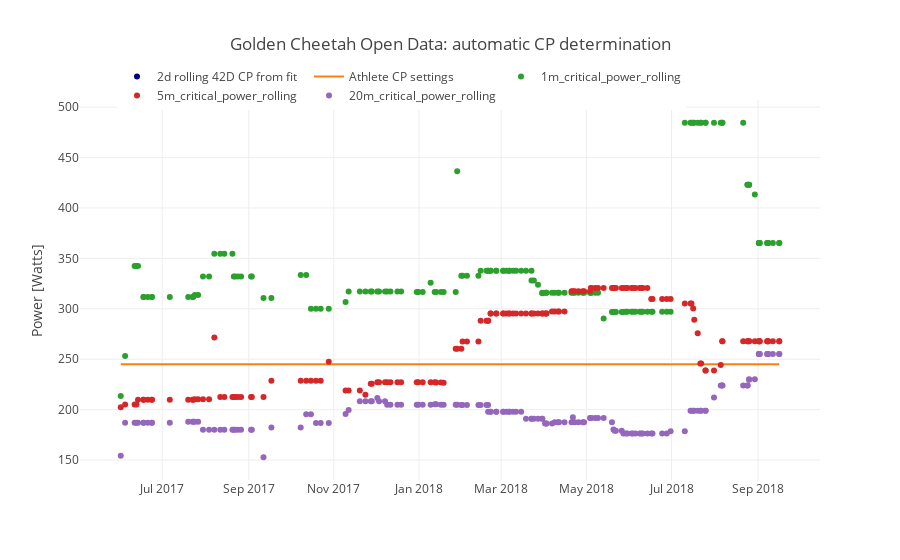

Notebook code cell kept with this figure:
### Code cell
_df = estimate_cp(df)
data = plot_data(_df)
iplot(go.Figure(data, layout))

### Figure 1 — Plotly figure (JSON) as saved in the notebook; plotly's stock layout.template omitted (floating-point values rounded to 4 significant figures; data arrays with more than 128 entries replaced by an {"elided": "..."} marker saying what was removed)
{"data": [{"marker": {"color": "navy"}, "mode": "markers", "name": "2d rolling 42D CP from fit", "type": "scatter", "uid": "e541f6f2-1926-41a7-ab85-2dd4776f5c91", "x": {"elided": "157 str values"}, "y": {"elided": "157 null values"}}, {"name": "Athlete CP settings", "type": "scatter", "uid": "15b3e762-299a-4443-b38c-b3eb44f76b3b", "x": {"elided": "157 str values"}, "y": {"elided": "157 int values"}}, {"mode": "markers", "name": "1m_critical_power_rolling", "type": "scatter", "uid": "981da214-df4d-4d8b-882c-534ccf07455d", "x": {"elided": "157 str values"}, "y": {"elided": "157 float values"}}, {"mode": "markers", "name": "5m_critical_power_rolling", "type": "scatter", "uid": "a513ebf1-fa35-4044-b31c-f0456315a4c1", "x": {"elided": "157 str values"}, "y": {"elided": "157 float values"}}, {"mode": "markers", "name": "20m_critical_power_rolling", "type": "scatter", "uid": "7c2e4087-2409-4a48-813f-d78b1e5927b5", "x": {"elided": "157 str values"}, "y": {"elided": "157 float values"}}], "layout": {"legend": {"orientation": "h", "x": 0.05, "y": 1.1}, "title": {"text": "Golden Cheetah Open Data: automatic CP determination"}, "yaxis": {"title": {"text": "Power [Watts]"}}}}
